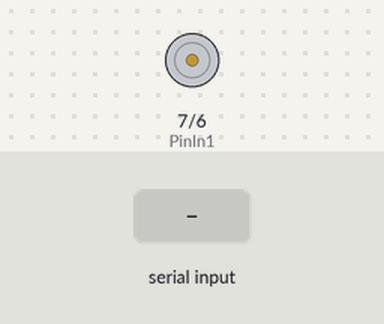
Recording of a sketch running on a simulated Arduino Uno, built with avr-gcc and run on an emulated ATmega328P. Shown: motor-driver pin pairs drawn as motors (green arrow = first pin HIGH = forward, orange = second pin HIGH = backward, longer = more drive). Inputs (shaded band) come from the test bench.

Above: at 1.2 s.
1.3 s: "A" received over Serial
At 2.2 s:
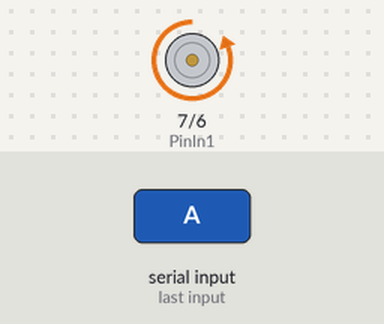
2.8 s: "R" received over Serial
At 3.4 s:
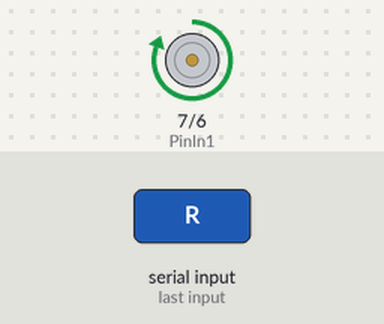
Timing chart, 0 to 5.8 s (numbered marks = the images above; inputs shaded):
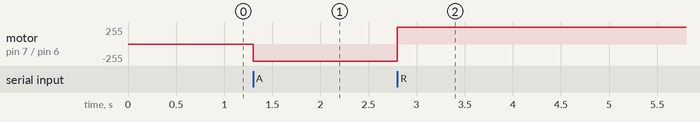

The sketch:

sketch_dec17a.ino
```cpp
int PinIn1 = 7;
int PinIn2 = 6;
int PinIn3 = 5;
int PinIn4 = 4;

void setup() {
 Serial.begin(9600);
 pinMode(PinIn1, OUTPUT);
 pinMode(PinIn2, OUTPUT);
}

void loop() {
  if (Serial.available()){
    char dato = ' ';
    dato = Serial.read();
    if (dato == 'A'){
      avanzar();
    }
    if (dato == 'I'){
      Serial.println("i");
    }
    if (dato == 'D'){
      Serial.println("d");
    }
    if (dato == 'R'){
      reversa();
    }
  }
}

void avanzar(){
  digitalWrite(PinIn1, LOW);
  digitalWrite(PinIn2, HIGH);
}

void izquierda(){

}

void derecha(){

}

void reversa(){
  digitalWrite(PinIn2, LOW);
  digitalWrite(PinIn1, HIGH);
}
```

Measured:
- after the input at 1.3 s, motor on pin 7 (PinIn1) / pin 6 (PinIn2): stopped → backward 255/255 at once
- after the input at 2.8 s, motor on pin 7 (PinIn1) / pin 6 (PinIn2): backward 255/255 → forward 255/255 at once
